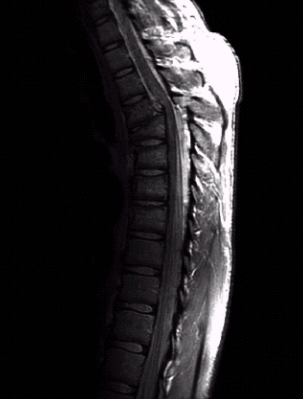
#> input picture image/figura13.png, 303 x 399 px, found by its file name
$ python main.py
#> lines starting #> are read from the running program, lines starting #| are printed output that depends on the picture; after the words box and inside, x2 and y2 are one past the last pixel; in counts of white or black regions, pixels touching at a corner belong together
import cv2
import os
import matplotlib.pyplot as plt

path_image = os.path.join("image", "figura13.png")
image = cv2.imread(path_image,0)
#> image: shape (399, 303); min 0, max 250, mean 32.9

# ============================
# Converter para cinza
# ============================
# def converter_para_cinza(image):
#     return cv2.cvtColor(image, cv2.COLOR_BGR2GRAY)
# image_gray = converter_para_cinza(image)


# ============================
# Segmentação Otsu
# ============================
def apply_otsu(image):
    _, binary = cv2.threshold(
        image,
        0,
        255,
        cv2.THRESH_BINARY + cv2.THRESH_OTSU
    )
    return binary

binary_otsu = apply_otsu(image)
#> in apply_otsu, `_, binary = cv2.threshold( image, 0, 255, cv2.THRESH_BINARY + cv2.THRE..`:
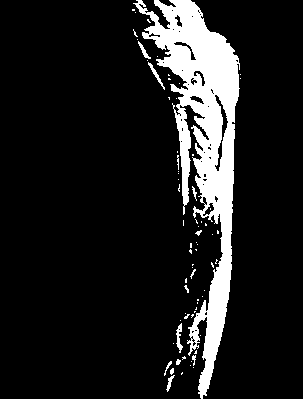
#> binary: shape (399, 303); 11.8% white; 70 white regions (57 under 20 px), largest, box (x1, y1, x2, y2) and area: (133, 0, 240, 399) 13584, (176, 323, 183, 353) 101, (148, 62, 165, 90) 86


# ============================
# Morfologia
# ============================
def morfologia(binary_image):
    kernel = cv2.getStructuringElement(cv2.MORPH_RECT, (5,5))
    cleaned = cv2.morphologyEx(binary_image, cv2.MORPH_CLOSE, kernel)
    return cleaned

cleaned = morfologia(binary_otsu)
#> in morfologia, `cleaned = cv2.morphologyEx(binary_image, cv2.MORPH_CLOSE, kernel)`:
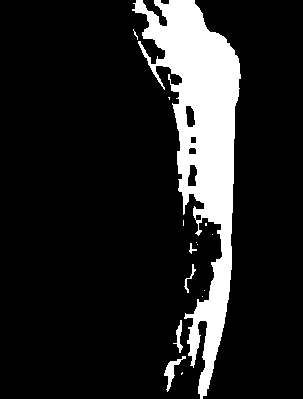
#> cleaned: shape (399, 303); 13.6% white; 15 white regions (10 under 20 px)


# ============================
# Detectar contornos
# ============================
def detectar_contornos(imagem_binaria):
    contornos, _ = cv2.findContours(
        imagem_binaria,
        cv2.RETR_EXTERNAL,
        cv2.CHAIN_APPROX_SIMPLE
    )

    print(f"Quantidade de contornos encontrados: {len(contornos)}")

    return contornos


# ============================
# Desenhar contornos
# ============================
def desenhar_contornos(imagem, contornos):

    imagem_copia = imagem.copy()

    cv2.drawContours(imagem_copia, contornos, -1, (0,255,0), 2)

    return imagem_copia


# ============================
# Bounding Boxes
# ============================
def desenhar_bounding_boxes(imagem, contornos):

    imagem_copia = imagem.copy()
    total_objetos = 0

    for contorno in contornos:

        # filtrar ruídos pequenos
        if cv2.contourArea(contorno) < 100:
            continue

        x, y, w, h = cv2.boundingRect(contorno)

        cv2.rectangle(
            imagem_copia,
            (x, y),
            (x + w, y + h),
            (0, 255, 0),
            2
        )

        total_objetos += 1

    print("Quantidade total de objetos detectados:", total_objetos)

    return imagem_copia, total_objetos


# ============================
# Pipeline de processamento
# ============================

contornos_detectados = detectar_contornos(cleaned)
#> in detectar_contornos, `contornos, _ = cv2.findContours( imagem_binaria, cv2.RETR_EXTERNAL, cv..`: contornos = 15 contours, 11 with area under 20; largest, box (x1, y1, x2, y2) and area: (132, 0, 241, 399) 15578, (164, 356, 186, 392) 174, (173, 320, 183, 353) 84, (184, 264, 196, 293) 37
#| Quantidade de contornos encontrados: 15
#> contornos_detectados has the same summary as contornos in detectar_contornos

imagem_contornos = desenhar_contornos(image, contornos_detectados)
#> in desenhar_contornos, `cv2.drawContours(imagem_copia, contornos, -1, (0,255,0), 2)`:
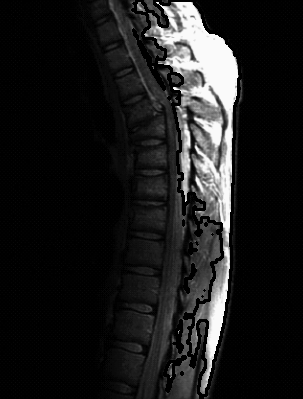
#> imagem_copia: shape (399, 303); min 0, max 250, mean 27.9

imagem_bbox, total_objetos = desenhar_bounding_boxes(image, contornos_detectados)
#> the loop in desenhar_bounding_boxes, `for contorno in contornos:` made 15 passes
#> contorno on passes 1, 4, 5, 7, 9, 10, 11, 12, 13: [[182, 372], [181, 373], [181, 374], [182, 373]], [[202, 296]], [[204, 290]], [[197, 244]], [[196, 242]], [[212, 234]], [[205, 223], [205, 225], [206, 225], [206, 223]], [[183, 220], [183, 225]], [[168, 97], [169, 98], [169, 99], [169, 97]]
#> (x, y, w, h, total_objetos) on passes 2, 15: (164, 356, 22, 36, 1), (132, 0, 109, 399, 2)
#> after the loop in desenhar_bounding_boxes, `for contorno in contornos:`:
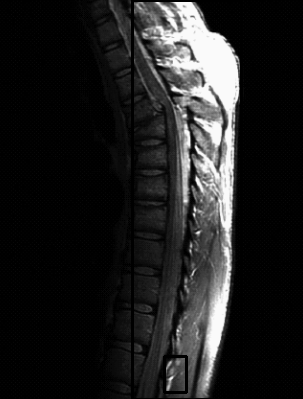
#> imagem_copia: shape (399, 303); min 0, max 250, mean 32.3
#> after the loop in desenhar_bounding_boxes, `for contorno in contornos:`: total_objetos = 2
#| Quantidade total de objetos detectados: 2
#> total_objetos = 2


# ============================
# Plot do pipeline
# ============================
def plot_pipeline(image, binary_otsu, cleaned, imagem_bbox):
    bbox_rgb = cv2.cvtColor(imagem_bbox, cv2.COLOR_BGR2RGB)

    fig, axes = plt.subplots(1, 5, figsize=(18,5))

    axes[0].imshow(image)
    axes[0].set_title("Imagem Original")
    axes[0].axis("off")

    axes[1].hist(image.ravel(), bins=156, range=[0,256])
    axes[1].set_title("Histograma")

    axes[2].imshow(binary_otsu, cmap="gray")
    axes[2].set_title("Segmentação Otsu")
    axes[2].axis("off")

    axes[3].imshow(cleaned, cmap="gray")
    axes[3].set_title("Morfologia")
    axes[3].axis("off")

    axes[4].imshow(bbox_rgb)
    axes[4].set_title(f"Bounding Boxes\nObjetos: {total_objetos}")
    axes[4].axis("off")

    fig.tight_layout()
    plt.show()


plot_pipeline(image, binary_otsu, cleaned, imagem_bbox)
#> in plot_pipeline, `plt.show()`:
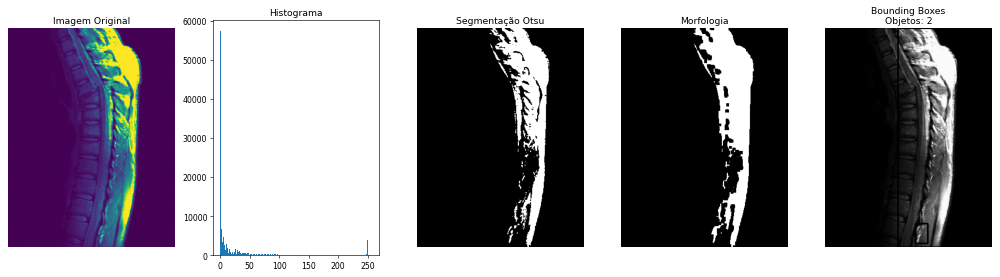
#> figure drawn by matplotlib, 5 panels; panel 2: tallest bar 57289 high, from x = -1.11e-16 to 1.64
